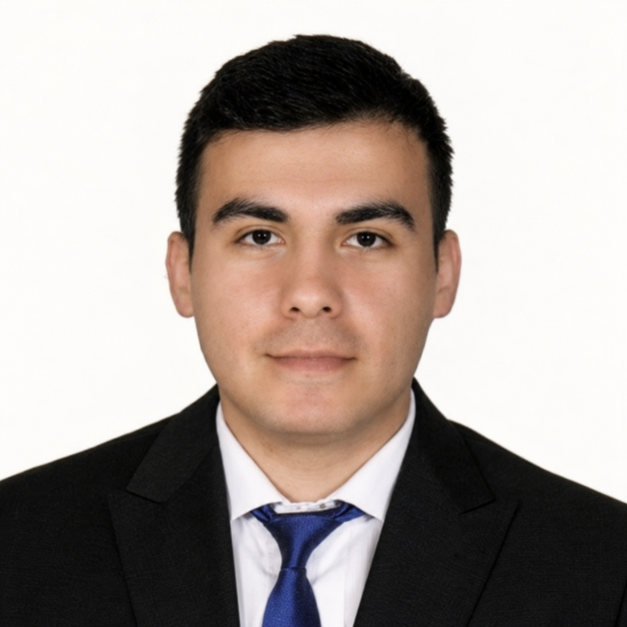
#> input picture output/imagegen/enes_guntav_cv_photo_enhanced.png, 1254 x 1254 px (shown at 1/2 size)
$ python build_english_package.py ../../output/imagegen/enes_guntav_cv_photo_enhanced.png
#> lines starting #> are read from the running program, lines starting #| are printed output that depends on the picture
from pathlib import Path
import sys
from PIL import Image, ImageDraw
from docx import Document
from docx.shared import Inches, Pt, RGBColor
from docx.enum.text import WD_ALIGN_PARAGRAPH
from docx.enum.table import WD_TABLE_ALIGNMENT, WD_CELL_VERTICAL_ALIGNMENT
from docx.enum.style import WD_STYLE_TYPE
from docx.oxml import OxmlElement
from docx.oxml.ns import qn

ROOT = Path(__file__).resolve().parents[2]
PHOTO_IN = ROOT / "output/imagegen/enes_guntav_cv_photo_enhanced.png"
PHOTO = ROOT / "tmp/docx/profile_rounded_en.png"
CV_OUT = ROOT / "output/docx/enes_guntav_cv_english.docx"
LETTER_OUT = ROOT / "output/docx/enes_guntav_cover_letter_english.docx"

NAVY = "163B65"
INK = "242A31"
GRAY = "647180"
PALE = "EEF3F8"
FONT = "DejaVu Sans"


# [31 lines left out: functions cell_margins, no_borders, hyperlink, not called in this run]


def rounded_photo():
    im = Image.open(PHOTO_IN).convert("RGB")
#> im is the input picture: PIL image 1254x1254 RGB; mean R, G, B 168.8, 158.7, 153.4
    # The image extracted from the supplied PDF is already square and clean.
    # Preserve its full composition and add only a subtle square border.
    im = im.resize((500, 500), Image.Resampling.LANCZOS)
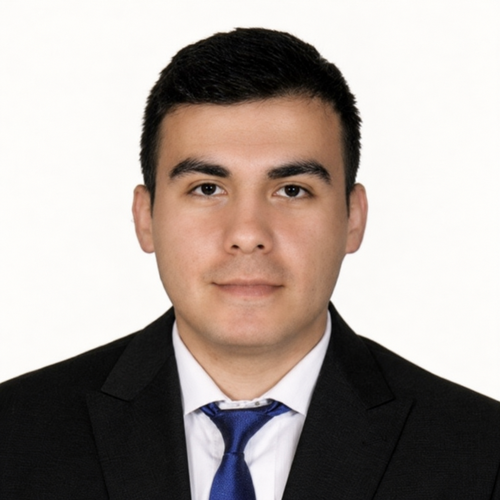
#> im: PIL image 500x500 RGB; mean R, G, B 168.9, 158.7, 153.4
    out = Image.new("RGB", (500, 500), "white")
#> out: PIL image 500x500 RGB; every value is 255
    out.paste(im, (0, 0))
    ImageDraw.Draw(out).rectangle((2, 2, 497, 497), outline="#D8E0E8", width=3)
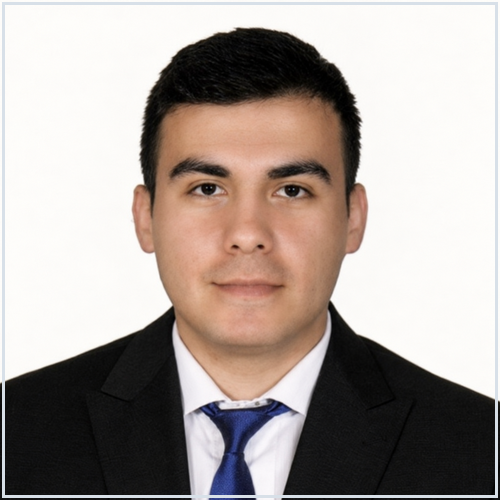
#> out: PIL image 500x500 RGB; mean R, G, B 169.8, 159.9, 154.7
    out.save(PHOTO)


def base_doc():
#> (the run stopped early here; a loop or call above may not have finished)
